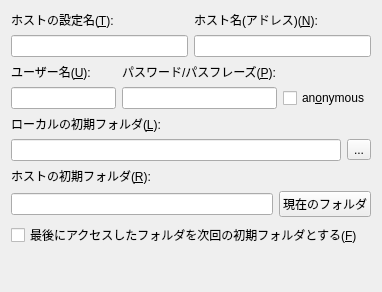
<?xml version="1.0" encoding="UTF-8"?>
<ui version="4.0">
 <class>HostSettingGeneralForm</class>
 <widget class="QWidget" name="HostSettingGeneralForm">
  <property name="geometry">
   <rect>
    <x>0</x>
    <y>0</y>
    <width>382</width>
    <height>292</height>
   </rect>
  </property>
  <layout class="QVBoxLayout" name="verticalLayout">
   <item>
    <layout class="QGridLayout" name="gridLayout_1">
     <item row="0" column="0">
      <widget class="QLabel" name="label_1">
       <property name="sizePolicy">
        <sizepolicy hsizetype="Minimum" vsizetype="Preferred">
         <horstretch>0</horstretch>
         <verstretch>0</verstretch>
        </sizepolicy>
       </property>
       <property name="text">
        <string>ホストの設定名(&amp;T):</string>
       </property>
       <property name="buddy">
        <cstring>lineEdit_HostName</cstring>
       </property>
      </widget>
     </item>
     <item row="1" column="0">
      <widget class="QLineEdit" name="lineEdit_HostName"/>
     </item>
     <item row="1" column="1">
      <widget class="QLineEdit" name="lineEdit_HostAdrs"/>
     </item>
     <item row="0" column="1">
      <widget class="QLabel" name="label_2">
       <property name="sizePolicy">
        <sizepolicy hsizetype="Minimum" vsizetype="Maximum">
         <horstretch>0</horstretch>
         <verstretch>0</verstretch>
        </sizepolicy>
       </property>
       <property name="text">
        <string>ホスト名(アドレス)(&amp;N):</string>
       </property>
       <property name="buddy">
        <cstring>lineEdit_HostAdrs</cstring>
       </property>
      </widget>
     </item>
    </layout>
   </item>
   <item>
    <layout class="QGridLayout" name="gridLayout_2">
     <item row="0" column="1">
      <widget class="QLabel" name="label_4">
       <property name="text">
        <string>パスワード/パスフレーズ(&amp;P):</string>
       </property>
       <property name="buddy">
        <cstring>lineEdit_Password</cstring>
       </property>
      </widget>
     </item>
     <item row="1" column="1">
      <widget class="QLineEdit" name="lineEdit_Password">
       <property name="echoMode">
        <enum>QLineEdit::EchoMode::Password</enum>
       </property>
      </widget>
     </item>
     <item row="0" column="0">
      <widget class="QLabel" name="label_3">
       <property name="sizePolicy">
        <sizepolicy hsizetype="Minimum" vsizetype="Maximum">
         <horstretch>0</horstretch>
         <verstretch>0</verstretch>
        </sizepolicy>
       </property>
       <property name="text">
        <string>ユーザー名(&amp;U):</string>
       </property>
       <property name="buddy">
        <cstring>lineEdit_Username</cstring>
       </property>
      </widget>
     </item>
     <item row="1" column="0">
      <widget class="QLineEdit" name="lineEdit_Username"/>
     </item>
     <item row="1" column="2">
      <widget class="QCheckBox" name="checkBox_Anonymous">
       <property name="sizePolicy">
        <sizepolicy hsizetype="Minimum" vsizetype="Maximum">
         <horstretch>0</horstretch>
         <verstretch>0</verstretch>
        </sizepolicy>
       </property>
       <property name="text">
        <string>an&amp;onymous</string>
       </property>
      </widget>
     </item>
    </layout>
   </item>
   <item>
    <layout class="QGridLayout" name="gridLayout_3">
     <item row="0" column="0">
      <widget class="QLabel" name="label_5">
       <property name="sizePolicy">
        <sizepolicy hsizetype="Minimum" vsizetype="Maximum">
         <horstretch>0</horstretch>
         <verstretch>0</verstretch>
        </sizepolicy>
       </property>
       <property name="text">
        <string>ローカルの初期フォルダ(&amp;L):</string>
       </property>
       <property name="buddy">
        <cstring>lineEdit_InitDirLocal</cstring>
       </property>
      </widget>
     </item>
     <item row="1" column="0">
      <widget class="QLineEdit" name="lineEdit_InitDirLocal"/>
     </item>
     <item row="1" column="1">
      <widget class="QToolButton" name="toolButton_SelectLocalDir">
       <property name="text">
        <string>...</string>
       </property>
      </widget>
     </item>
    </layout>
   </item>
   <item>
    <layout class="QGridLayout" name="gridLayout_4">
     <item row="1" column="0">
      <widget class="QLineEdit" name="lineEdit_InitDirRemote"/>
     </item>
     <item row="0" column="0">
      <widget class="QLabel" name="label_6">
       <property name="sizePolicy">
        <sizepolicy hsizetype="Minimum" vsizetype="Maximum">
         <horstretch>0</horstretch>
         <verstretch>0</verstretch>
        </sizepolicy>
       </property>
       <property name="text">
        <string>ホストの初期フォルダ(&amp;R):</string>
       </property>
       <property name="buddy">
        <cstring>lineEdit_InitDirRemote</cstring>
       </property>
      </widget>
     </item>
     <item row="1" column="1">
      <widget class="QPushButton" name="pushButton_CurDir">
       <property name="text">
        <string>現在のフォルダ</string>
       </property>
      </widget>
     </item>
    </layout>
   </item>
   <item>
    <widget class="QCheckBox" name="checkBox_LastDir">
     <property name="text">
      <string>最後にアクセスしたフォルダを次回の初期フォルダとする(&amp;F)</string>
     </property>
    </widget>
   </item>
   <item>
    <spacer name="verticalSpacer">
     <property name="orientation">
      <enum>Qt::Orientation::Vertical</enum>
     </property>
     <property name="sizeHint" stdset="0">
      <size>
       <width>20</width>
       <height>40</height>
      </size>
     </property>
    </spacer>
   </item>
  </layout>
 </widget>
 <tabstops>
  <tabstop>lineEdit_HostName</tabstop>
  <tabstop>lineEdit_HostAdrs</tabstop>
  <tabstop>lineEdit_Username</tabstop>
  <tabstop>lineEdit_Password</tabstop>
  <tabstop>checkBox_Anonymous</tabstop>
  <tabstop>lineEdit_InitDirLocal</tabstop>
  <tabstop>toolButton_SelectLocalDir</tabstop>
  <tabstop>lineEdit_InitDirRemote</tabstop>
  <tabstop>pushButton_CurDir</tabstop>
  <tabstop>checkBox_LastDir</tabstop>
 </tabstops>
 <resources/>
 <connections>
  <connection>
   <sender>pushButton_CurDir</sender>
   <signal>clicked()</signal>
   <receiver>HostSettingGeneralForm</receiver>
   <slot>onClick_pushButton_CurDir()</slot>
   <hints>
    <hint type="sourcelabel">
     <x>327</x>
     <y>199</y>
    </hint>
    <hint type="destinationlabel">
     <x>188</x>
     <y>146</y>
    </hint>
   </hints>
  </connection>
  <connection>
   <sender>toolButton_SelectLocalDir</sender>
   <signal>clicked()</signal>
   <receiver>HostSettingGeneralForm</receiver>
   <slot>onClick_toolButton_SelectLocalDir()</slot>
   <hints>
    <hint type="sourcelabel">
     <x>356</x>
     <y>144</y>
    </hint>
    <hint type="destinationlabel">
     <x>188</x>
     <y>146</y>
    </hint>
   </hints>
  </connection>
  <connection>
   <sender>checkBox_Anonymous</sender>
   <signal>clicked(bool)</signal>
   <receiver>HostSettingGeneralForm</receiver>
   <slot>onClick_checkBox_Anonymous(bool)</slot>
   <hints>
    <hint type="sourcelabel">
     <x>327</x>
     <y>93</y>
    </hint>
    <hint type="destinationlabel">
     <x>190</x>
     <y>146</y>
    </hint>
   </hints>
  </connection>
 </connections>
 <slots>
  <slot>onClick_toolButton_SelectLocalDir()</slot>
  <slot>onClick_pushButton_CurDir()</slot>
  <slot>onClick_checkBox_Anonymous(bool)</slot>
 </slots>
</ui>
